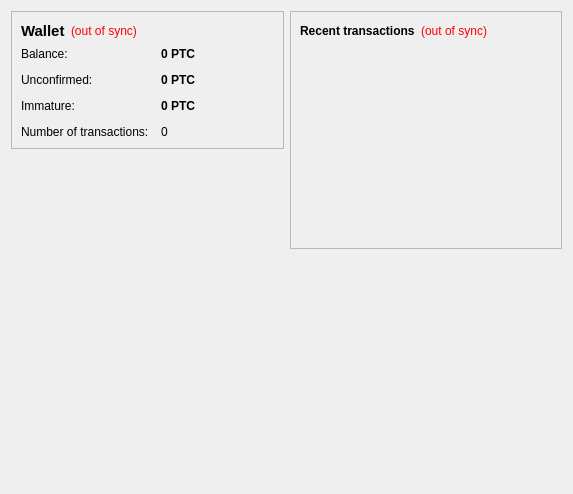
<?xml version="1.0" encoding="UTF-8"?>
<ui version="4.0">
 <class>OverviewPage</class>
 <widget class="QWidget" name="OverviewPage">
  <property name="geometry">
   <rect>
    <x>0</x>
    <y>0</y>
    <width>573</width>
    <height>494</height>
   </rect>
  </property>
  <property name="windowTitle">
   <string>Form</string>
  </property>
  <layout class="QHBoxLayout" name="horizontalLayout" stretch="1,1">
   <item>
    <layout class="QVBoxLayout" name="verticalLayout_2">
     <item>
      <widget class="QFrame" name="frame">
       <property name="frameShape">
        <enum>QFrame::StyledPanel</enum>
       </property>
       <property name="frameShadow">
        <enum>QFrame::Raised</enum>
       </property>
       <layout class="QVBoxLayout" name="verticalLayout_4">
        <item>
         <layout class="QHBoxLayout" name="horizontalLayout_4">
          <item>
           <widget class="QLabel" name="label_5">
            <property name="font">
             <font>
              <pointsize>11</pointsize>
              <weight>75</weight>
              <bold>true</bold>
             </font>
            </property>
            <property name="text">
             <string>Wallet</string>
            </property>
           </widget>
          </item>
          <item>
           <widget class="QLabel" name="labelWalletStatus">
            <property name="toolTip">
             <string>The displayed information may be out of date. Your wallet automatically synchronizes with the Pesetacoin network after a connection is established, but this process has not completed yet.</string>
            </property>
            <property name="styleSheet">
             <string notr="true">QLabel { color: red; }</string>
            </property>
            <property name="text">
             <string notr="true">(out of sync)</string>
            </property>
            <property name="alignment">
             <set>Qt::AlignLeading|Qt::AlignLeft|Qt::AlignVCenter</set>
            </property>
           </widget>
          </item>
          <item>
           <spacer name="horizontalSpacer_2">
            <property name="orientation">
             <enum>Qt::Horizontal</enum>
            </property>
            <property name="sizeHint" stdset="0">
             <size>
              <width>40</width>
              <height>20</height>
             </size>
            </property>
           </spacer>
          </item>
         </layout>
        </item>
        <item>
         <layout class="QFormLayout" name="formLayout_2">
          <property name="fieldGrowthPolicy">
           <enum>QFormLayout::AllNonFixedFieldsGrow</enum>
          </property>
          <property name="horizontalSpacing">
           <number>12</number>
          </property>
          <property name="verticalSpacing">
           <number>12</number>
          </property>
          <item row="0" column="0">
           <widget class="QLabel" name="label">
            <property name="text">
             <string>Balance:</string>
            </property>
           </widget>
          </item>
          <item row="0" column="1">
           <widget class="QLabel" name="labelBalance">
            <property name="font">
             <font>
              <weight>75</weight>
              <bold>true</bold>
             </font>
            </property>
            <property name="cursor">
             <cursorShape>IBeamCursor</cursorShape>
            </property>
            <property name="toolTip">
             <string>Your current balance</string>
            </property>
            <property name="text">
             <string notr="true">0 PTC</string>
            </property>
            <property name="textInteractionFlags">
             <set>Qt::LinksAccessibleByMouse|Qt::TextSelectableByKeyboard|Qt::TextSelectableByMouse</set>
            </property>
           </widget>
          </item>
          <item row="1" column="0">
           <widget class="QLabel" name="label_3">
            <property name="text">
             <string>Unconfirmed:</string>
            </property>
           </widget>
          </item>
          <item row="1" column="1">
           <widget class="QLabel" name="labelUnconfirmed">
            <property name="font">
             <font>
              <weight>75</weight>
              <bold>true</bold>
             </font>
            </property>
            <property name="cursor">
             <cursorShape>IBeamCursor</cursorShape>
            </property>
            <property name="toolTip">
             <string>Total of transactions that have yet to be confirmed, and do not yet count toward the current balance</string>
            </property>
            <property name="text">
             <string notr="true">0 PTC</string>
            </property>
            <property name="textInteractionFlags">
             <set>Qt::LinksAccessibleByMouse|Qt::TextSelectableByKeyboard|Qt::TextSelectableByMouse</set>
            </property>
           </widget>
          </item>
          <item row="3" column="0">
           <widget class="QLabel" name="label_2">
            <property name="text">
             <string>Number of transactions:</string>
            </property>
           </widget>
          </item>
          <item row="3" column="1">
           <widget class="QLabel" name="labelNumTransactions">
            <property name="toolTip">
             <string>Total number of transactions in wallet</string>
            </property>
            <property name="text">
             <string notr="true">0</string>
            </property>
           </widget>
          </item>
          <item row="2" column="0">
           <widget class="QLabel" name="labelImmatureText">
            <property name="text">
             <string>Immature:</string>
            </property>
           </widget>
          </item>
          <item row="2" column="1">
           <widget class="QLabel" name="labelImmature">
            <property name="font">
             <font>
              <weight>75</weight>
              <bold>true</bold>
             </font>
            </property>
            <property name="toolTip">
             <string>Mined balance that has not yet matured</string>
            </property>
            <property name="text">
             <string notr="true">0 PTC</string>
            </property>
            <property name="textInteractionFlags">
             <set>Qt::LinksAccessibleByMouse|Qt::TextSelectableByKeyboard|Qt::TextSelectableByMouse</set>
            </property>
           </widget>
          </item>
         </layout>
        </item>
       </layout>
      </widget>
     </item>
     <item>
      <spacer name="verticalSpacer">
       <property name="orientation">
        <enum>Qt::Vertical</enum>
       </property>
       <property name="sizeHint" stdset="0">
        <size>
         <width>20</width>
         <height>40</height>
        </size>
       </property>
      </spacer>
     </item>
     <item>
      <widget class="QLabel" name="label_wallet_bgcoin">
       <property name="text">
        <string/>
       </property>
       <property name="pixmap">
        <pixmap resource="../bitcoin.qrc">:/images/wallet_bgcoin</pixmap>
       </property>
       <property name="scaledContents">
        <bool>false</bool>
       </property>
       <property name="alignment">
        <set>Qt::AlignCenter</set>
       </property>
       <property name="margin">
        <number>0</number>
       </property>
       <property name="indent">
        <number>0</number>
       </property>
      </widget>
     </item>
     <item>
      <widget class="QLabel" name="label_6">
       <property name="text">
        <string/>
       </property>
      </widget>
     </item>
    </layout>
   </item>
   <item>
    <layout class="QVBoxLayout" name="verticalLayout_3">
     <item>
      <widget class="QFrame" name="frame_2">
       <property name="frameShape">
        <enum>QFrame::StyledPanel</enum>
       </property>
       <property name="frameShadow">
        <enum>QFrame::Raised</enum>
       </property>
       <layout class="QVBoxLayout" name="verticalLayout">
        <item>
         <layout class="QHBoxLayout" name="horizontalLayout_2">
          <item>
           <widget class="QLabel" name="label_4">
            <property name="text">
             <string>&lt;b&gt;Recent transactions&lt;/b&gt;</string>
            </property>
           </widget>
          </item>
          <item>
           <widget class="QLabel" name="labelTransactionsStatus">
            <property name="toolTip">
             <string>The displayed information may be out of date. Your wallet automatically synchronizes with the Pesetacoin network after a connection is established, but this process has not completed yet.</string>
            </property>
            <property name="styleSheet">
             <string notr="true">QLabel { color: red; }</string>
            </property>
            <property name="text">
             <string notr="true">(out of sync)</string>
            </property>
            <property name="alignment">
             <set>Qt::AlignRight|Qt::AlignTrailing|Qt::AlignVCenter</set>
            </property>
           </widget>
          </item>
          <item>
           <spacer name="horizontalSpacer">
            <property name="orientation">
             <enum>Qt::Horizontal</enum>
            </property>
            <property name="sizeHint" stdset="0">
             <size>
              <width>40</width>
              <height>20</height>
             </size>
            </property>
           </spacer>
          </item>
         </layout>
        </item>
        <item>
         <widget class="QListView" name="listTransactions">
          <property name="styleSheet">
           <string notr="true">QListView { background: transparent; }</string>
          </property>
          <property name="frameShape">
           <enum>QFrame::NoFrame</enum>
          </property>
          <property name="verticalScrollBarPolicy">
           <enum>Qt::ScrollBarAlwaysOff</enum>
          </property>
          <property name="horizontalScrollBarPolicy">
           <enum>Qt::ScrollBarAlwaysOff</enum>
          </property>
          <property name="selectionMode">
           <enum>QAbstractItemView::NoSelection</enum>
          </property>
         </widget>
        </item>
       </layout>
      </widget>
     </item>
     <item>
      <spacer name="verticalSpacer_2">
       <property name="orientation">
        <enum>Qt::Vertical</enum>
       </property>
       <property name="sizeHint" stdset="0">
        <size>
         <width>20</width>
         <height>40</height>
        </size>
       </property>
      </spacer>
     </item>
    </layout>
   </item>
  </layout>
 </widget>
 <resources>
  <include location="../bitcoin.qrc"/>
 </resources>
 <connections/>
</ui>
